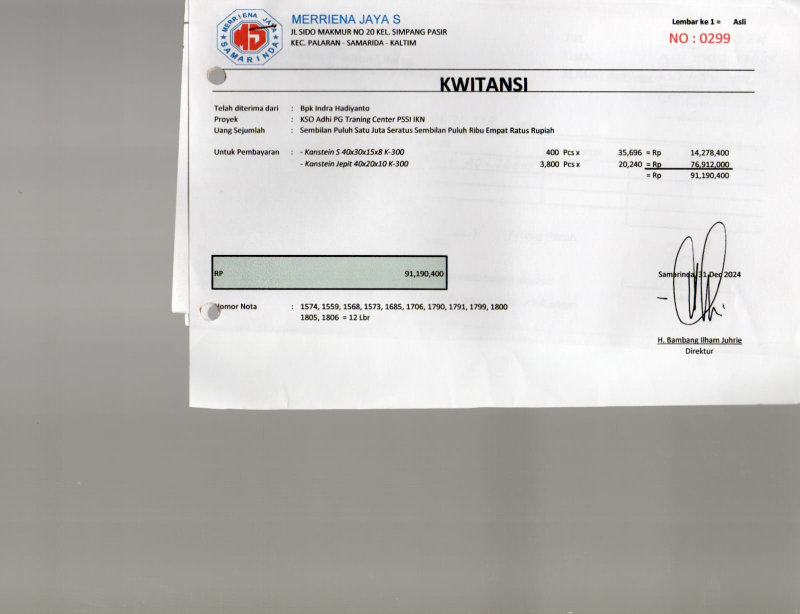
#> input picture data_uji/nota_52.jpeg, 1600 x 1227 px (shown at 1/2 size)
$ python uji_segmentasi_lanjutan.py ../data_uji/nota_52.jpeg
#> lines starting #> are read from the running program, lines starting #| are printed output that depends on the picture

from pathlib import Path
import sys
import csv

import cv2
import numpy as np


BASE = Path(__file__).resolve().parent
OUTPUT = BASE / "hasil_segmentasi_lanjutan"

# Koordinat khusus untuk nota_52.jpeg
# Format: (x1, y1, x2, y2)
ROI_PRODUK = [
    (525, 252, 870, 280),
    (525, 276, 875, 303)
]


def baca_gambar(path):
    data = np.fromfile(str(path), dtype=np.uint8)
    return cv2.imdecode(data, cv2.IMREAD_COLOR)
#> returned value is the input picture: shape (1227, 1600, 3); mean B, G, R 186.9, 189.4, 190.9


def simpan_gambar(path, gambar):
    sukses, buffer = cv2.imencode(".png", gambar)

    if sukses:
        buffer.tofile(str(path))


def binarisasi(gambar):
    abu = cv2.cvtColor(
        gambar, cv2.COLOR_BGR2GRAY
    )

    # Perbesar untuk membantu pemisahan
    abu = cv2.resize(
        abu,
        None,
        fx=3,
        fy=3,
        interpolation=cv2.INTER_CUBIC
    )

    abu = cv2.GaussianBlur(
        abu, (3, 3), 0
    )

    _, biner = cv2.threshold(
        abu,
        0,
        255,
        cv2.THRESH_BINARY_INV + cv2.THRESH_OTSU
    )

    return biner


def cari_kelompok(biner):
    """
    Cari kelompok piksel karakter berdasarkan
    proyeksi kolom.
    """

    proyeksi = np.sum(
        biner > 0,
        axis=0
    )

    aktif = proyeksi > 0

    kelompok = []
    mulai = None

    for x, ada in enumerate(aktif):

        if ada and mulai is None:
            mulai = x

        elif not ada and mulai is not None:
            kelompok.append((mulai, x))
            mulai = None

    if mulai is not None:
        kelompok.append((mulai, len(aktif)))

    return kelompok, proyeksi


def potong_kelompok_lebar(
    awal,
    akhir,
    proyeksi,
    lebar_target=34
):
    """
    Mencari batas pemisahan pada kelompok
    yang terlalu lebar.

    Ini masih pendekatan heuristik.
    """

    lebar = akhir - awal

    if lebar <= lebar_target * 1.4:
        return [(awal, akhir)]

    jumlah_potong = max(
        2,
        round(lebar / lebar_target)
    )

    titik = [awal]

    for i in range(1, jumlah_potong):

        estimasi = awal + (
            lebar * i / jumlah_potong
        )

        radius = max(
            4,
            int(lebar_target * 0.35)
        )

        kiri = max(
            awal + 2,
            int(estimasi - radius)
        )

        kanan = min(
            akhir - 2,
            int(estimasi + radius)
        )

        if kanan <= kiri:
            continue

        kandidat = np.argmin(
            proyeksi[kiri:kanan]
        )

        posisi = kiri + int(kandidat)

        if posisi - titik[-1] >= 5:
            titik.append(posisi)

    titik.append(akhir)

    hasil = []

    for a, b in zip(titik[:-1], titik[1:]):
        if b - a >= 3:
            hasil.append((a, b))

    return hasil


def segmentasi_karakter(biner):
    kelompok, proyeksi = cari_kelompok(biner)

    hasil = []

    for awal, akhir in kelompok:
        lebar = akhir - awal

        if lebar < 3:
            continue

        bagian = potong_kelompok_lebar(
            awal,
            akhir,
            proyeksi
        )

        hasil.extend(bagian)

    return sorted(hasil)


def buat_visualisasi(gambar, segmen):
    hasil = gambar.copy()

    tinggi = hasil.shape[0]

    for awal, akhir in segmen:

        cv2.rectangle(
            hasil,
            (awal, 0),
            (akhir, tinggi - 1),
            (0, 0, 255),
            2
        )

    return hasil


def proses_produk(gambar, nomor):
    crop = gambar.copy()

    biner = binarisasi(crop)

    # Gambar crop diperbesar sesuai ukuran biner
    besar = cv2.resize(
        crop,
        (biner.shape[1], biner.shape[0]),
        interpolation=cv2.INTER_CUBIC
    )

    segmen = segmentasi_karakter(biner)

    visual = buat_visualisasi(
        besar,
        segmen
    )

    simpan_gambar(
        OUTPUT / f"produk_{nomor}_crop.png",
        besar
    )

    simpan_gambar(
        OUTPUT / f"produk_{nomor}_biner.png",
        biner
    )

    simpan_gambar(
        OUTPUT / f"produk_{nomor}_batas.png",
        visual
    )

    return segmen


def main():
    if len(sys.argv) < 2:
        print(
            'Penggunaan: python uji_segmentasi_lanjutan.py '
            '"path_nota.jpeg"'
        )
        return

    path = Path(sys.argv[1])

    gambar = baca_gambar(path)

    if gambar is None:
        print("Gagal membaca gambar:", path)
        return

    OUTPUT.mkdir(
        parents=True,
        exist_ok=True
    )

    semua = []

    for nomor, (x1, y1, x2, y2) in enumerate(
        ROI_PRODUK,
        start=1
    ):
        crop = gambar[y1:y2, x1:x2]

        if crop.size == 0:
            print("Crop kosong pada produk", nomor)
            continue

        segmen = proses_produk(
            crop,
            nomor
        )

        print(
            f"Produk {nomor}: "
            f"{len(segmen)} calon segmen"
        )

        for urutan, (awal, akhir) in enumerate(
            segmen,
            start=1
        ):
            semua.append({
                "produk": nomor,
                "segmen": urutan,
                "x_awal": awal,
                "x_akhir": akhir
            })
#> this loop made 2 passes
#| Produk 1: 30 calon segmen
#| Produk 2: 25 calon segmen
#> pass 1, in main, `crop = gambar[y1:y2, x1:x2]`:
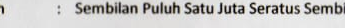
#> crop: shape (28, 345, 3); mean B, G, R 199, 200.2, 201.3
#> pass 1, in binarisasi, `abu = cv2.resize( abu, None, fx=3, fy=3, interpolation=cv2.INTER_CUBIC )`:
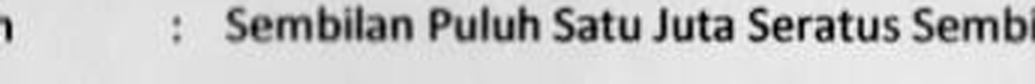
#> abu: shape (84, 1035); min 0, max 255, mean 200.4
#> after the loop:
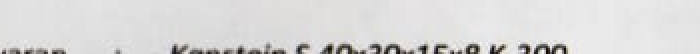
#> crop: shape (27, 350, 3) (shown 2 times larger); mean B, G, R 216.5, 217.1, 217.8
#> after the loop, semua = 55 items

    with open(
        OUTPUT / "calon_karakter.csv",
        "w",
        newline="",
        encoding="utf-8-sig"
    ) as f:

        writer = csv.DictWriter(
            f,
            fieldnames=[
                "produk",
                "segmen",
                "x_awal",
                "x_akhir"
            ]
        )

        writer.writeheader()
        writer.writerows(semua)

    print("\nHasil disimpan di:", OUTPUT)
    print(
        "Periksa produk_1_batas.png "
        "dan produk_2_batas.png"
    )


if __name__ == "__main__":
    main()

$ run again, with data_uji/nota_26.jpeg copied over data_uji/nota_52.jpeg
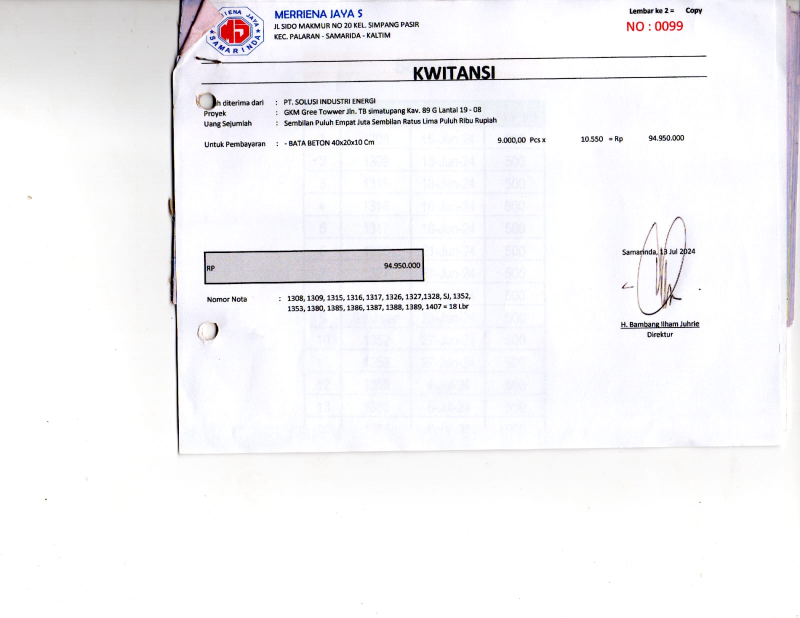
#> input picture data_uji/nota_26.jpeg, 1600 x 1236 px (shown at 1/2 size)
#> in baca_gambar, returned value is the input picture: shape (1236, 1600, 3); mean B, G, R 246.2, 243.9, 244.6
#> the loop in main, `for nomor, (x1, y1, x2, y2) in enumerate( ROI_PRODUK, start=1 ):` made 2 passes
#> segmen on pass 1: [(502, 507), (515, 525), (562, 566), (580, 594), (616, 631)]
#> (printed output is left out)
#> pass 1, in main, `crop = gambar[y1:y2, x1:x2]`:
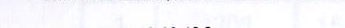
#> crop: shape (28, 345, 3); mean B, G, R 253.3, 249.9, 250.1
#> after the loop in main, `for nomor, (x1, y1, x2, y2) in enumerate(`:
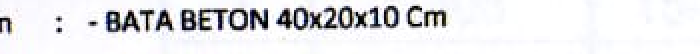
#> crop: shape (27, 350, 3) (shown 2 times larger); mean B, G, R 232.1, 229.9, 229.9
#> after the loop in main, `for nomor, (x1, y1, x2, y2) in enumerate(`: semua = 24 items
